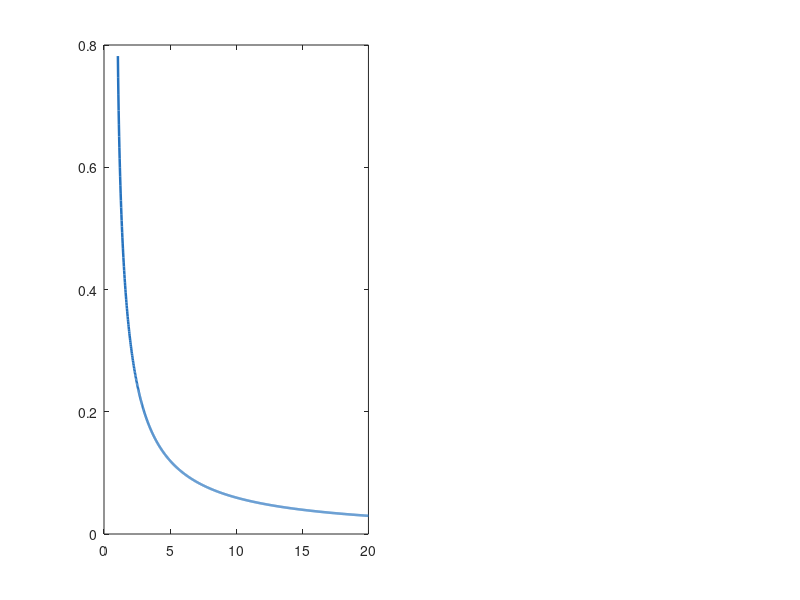

Source code (MATLAB): (Note: this script raises an error after producing the figure.)
%% EROSIVE BURNING ANALYSIS - UNIFIED CODE
%
% Erosive-burning regime analysis for the BATES motor.

% STRUCTURE:
%   Sec. 0  - Input data (single definition)
%   Sec. 1  - Port geometry and area-Mach curve
%   Sec. 2  - Rogers diagnostics (velocity-based + mass flux-based)
%   Sec. 3  - Parametric study Ap/Ath (transition thresholds)
%   Sec. 4  - Figures

% REFERENCES:
%   [1] Rogers, C.E. (2005) - "Erosive Burning Design Criteria for High
%       Power and Experimental/Amateur Rocket Motors"
%       High Power Rocketry Magazine, January 2005.
%   [2] Sutton, G.P. & Biblarz, O. (2017) - "Rocket Propulsion Elements"
%       9th Edition, Wiley. Ch. 13.
%   [3] Anderson, J.D. (2003) - "Modern Compressible Flow", 3rd Ed.,
%       McGraw-Hill. Ch. 5 (isentropic area-Mach relation).
%   [4] Lenoir & Robillard (1957), Proc. 6th IAC, pp. 663-672.
%   [5] Barrere et al. (1960), Rocket Propulsion, Elsevier.
% =========================================================================

clc; close all;
fprintf('============================================================\n');
fprintf('   EROSIVE BURNING ANALYSIS - AP/HTPB BATES MOTOR\n');
fprintf('============================================================\n\n');

% --- Figure styling: light background, dark text (matching design.m) ---
set(0, 'DefaultFigureColor',    [0.97 0.97 0.97], ...  % figure background: near-white
       'DefaultAxesColor',      [1.00 1.00 1.00], ...  % axes background: white
       'DefaultAxesXColor',     [0.15 0.15 0.15], ...  % X tick/label: dark grey
       'DefaultAxesYColor',     [0.15 0.15 0.15], ...  % Y tick/label: dark grey
       'DefaultAxesZColor',     [0.15 0.15 0.15], ...  % Z tick/label
       'DefaultAxesGridColor',  [0.15 0.15 0.15], ...  % grid lines
       'DefaultTextColor',      [0.15 0.15 0.15]);     % all text objects

%% =========================================================================
% SECTION 0 - INPUT DATA
%
% Source: BATES optimization output and Vieille fit (see design report)
% =========================================================================

% --- Vieille law: r = a * Pc^n  [mm/s, bar] ---
a_vieille  = 1.617743;      % [mm/s / bar^n]  - experimental fit
n_vieille  = 0.381551;      % [-]             - pressure exponent

% --- Non-aluminized AP/HTPB propellant ---
rho_prop   = 1685.22;       % [kg/m^3]  - propellant density
gamma_core = 1.1640;        % [-]       - specific heat ratio
                             %             (CEA, AP/HTPB, Pc=65 bar)

% --- Operating conditions ---
Pc_bar     = 65.0;          % [bar]     - chamber pressure (design target)

% --- Grain geometry (best design, N=1 BATES segment) ---
d_port     = 0.4738;        % [m]       - initial port diameter
L_grain    = 1.5441;        % [m]       - grain length
A_b0       = 2.298;        % [m^2]     - initial burning area

% --- Nozzle geometry ---
A_t        = 0.010306;      % [m^2]     - throat area

% --- Lenoir-Robillard constant ---
% Imperial: k = 0.0288 [in/s / (lb/s/in^2)^0.8]  (Barrere 1960 [5])
% SI conversion: k_SI = k_imp * 0.0254 / (703.07)^0.8
k_LR_imp   = 0.0288;
conv_G     = 703.07;                                    % [kg/m^2/s per lb/s/in^2]
k_LR       = k_LR_imp * 0.0254 / conv_G^0.8;           % [m/s / (kg/m^2/s)^0.8]

% --- Rogers thresholds [1], Table 1 (velocity-based) ---
Ma_threshold_nonerr = 0.50;   % [-]  non-erosive
Ma_threshold_maxerr = 0.70;   % [-]  max erosivity

% --- Rogers thresholds [1] at Pc = 65 bar (mass flux-based), as reported
%     in the design report (Erosive Burning Analysis section):
%       non-erosive:              G <= 703  kg/(m^2/s)
%       max recommended erosivity: G ~= 1757 kg/(m^2/s)
Pc_psia        = Pc_bar * 14.5038;    % [psia]  - for reporting only
G_thr_low_SI   = 703.0;               % [kg/m^2/s]  non-erosive limit
G_thr_hi_SI    = 1757.0;              % [kg/m^2/s]  max recommended erosivity

% --- Plot colors (unified palette) ---
col_blue   = [0.15 0.45 0.75];
col_green  = [0.10 0.65 0.10];
col_orange = [0.90 0.45 0.00];
col_red    = [0.85 0.15 0.15];
col_gray   = [0.50 0.50 0.50];

fprintf('--- SECTION 0: INPUT DATA ---\n');
fprintf('  Vieille:  a = %.6f [mm/s / bar^n],  n = %.6f [-]\n', a_vieille, n_vieille);
fprintf('  rho_prop  = %.2f kg/m^3\n',   rho_prop);
fprintf('  gamma     = %.4f [-]\n',       gamma_core);
fprintf('  Pc        = %.1f bar\n',       Pc_bar);
fprintf('  d_port    = %.4f m\n',         d_port);
fprintf('  L_grain   = %.4f m\n',         L_grain);
fprintf('  A_b0      = %.4f m^2\n',       A_b0);
fprintf('  A_t       = %.6f m^2\n',       A_t);
fprintf('  k_LR (SI) = %.6e m/s/(kg/m^2/s)^0.8\n\n', k_LR);


%% =========================================================================
% SECTION 1 - PORT GEOMETRY AND AREA-MACH CURVE
%
% Isentropic area-Mach relation (subsonic flow) [3]:
%   Ap/At = (1/Ma)*[(2/(g+1))*(1+(g-1)/2*Ma^2)]^((g+1)/(2(g-1)))
%
% The core Mach number is maximum at the aft end: worst case for
% erosive burning. Numerical inversion over a fine grid (200k points).
% =========================================================================

r_port       = d_port / 2;
A_port       = pi * r_port^2;
ratio_Ap_Ath = A_port / A_t;

% Area-Mach curve (inversion grid)
Ma_vec  = linspace(0.001, 0.999, 200000);
exp_val = (gamma_core + 1) / (2 * (gamma_core - 1));
rhs_AM  = (1 ./ Ma_vec) .* ...
          ((2/(gamma_core+1)) .* ...
          (1 + (gamma_core-1)/2 .* Ma_vec.^2)).^exp_val;

[~, idx_Ma] = min(abs(rhs_AM - ratio_Ap_Ath));
Ma_core     = Ma_vec(idx_Ma);

fprintf('--- SECTION 1: PORT GEOMETRY AND CORE MACH NUMBER ---\n');
fprintf('  Port diameter   d0    = %.4f m\n',     d_port);
fprintf('  Port area       Ap    = %.6f m^2\n',   A_port);
fprintf('  Throat area     At    = %.6f m^2\n',   A_t);
fprintf('  Ap / At               = %.4f [-]\n',   ratio_Ap_Ath);
fprintf('  Core Mach (aft end)   = %.6f [-]\n\n', Ma_core);

%% =========================================================================
% SECTION 2 - ROGERS DIAGNOSTICS
%
% 2a) Velocity-based criterion: Ma_core vs thresholds [1]
% 2b) Mass flux-based criterion: G vs thresholds [1]
%
% Burn rate and mass flow at ignition (no erosion):
%   rb0 = a * Pc^n  [mm/s -> m/s]
%   m_dot = rho_prop * rb0 * A_b0
%   G = m_dot / A_port  [kg/m^2/s]
% =========================================================================

rb0_ms    = 7.9548 / 1000;   % [m/s]
m_dot_ign = rho_prop * rb0_ms * A_b0;               % [kg/s]
G_design  = m_dot_ign / A_port;                      % [kg/m^2/s]

fprintf('--- SECTION 2a: ROGERS CRITERION - VELOCITY-BASED ---\n');
fprintf('  Non-erosive:    Ma <= %.2f\n',   Ma_threshold_nonerr);
fprintf('  Max erosivity:  Ma  = %.2f\n',   Ma_threshold_maxerr);
fprintf('  Current design: Ma  = %.6f\n',   Ma_core);
if Ma_core <= Ma_threshold_nonerr
    fprintf('  >> REGIME: NON-EROSIVE (velocity-based)\n\n');
elseif Ma_core <= Ma_threshold_maxerr
    fprintf('  >> REGIME: MODERATE EROSIVITY (velocity-based)\n\n');
else
    fprintf('  >> WARNING: BEYOND MAX RECOMMENDED EROSIVITY\n\n');
end

fprintf('--- SECTION 2b: ROGERS CRITERION - MASS FLUX-BASED ---\n');
fprintf('  rb0 (Pc=%.0f bar)     = %.4f mm/s  = %.6e m/s\n', Pc_bar, rb0_ms*1000, rb0_ms);
fprintf('  m_dot (ignition)     = %.4f kg/s\n',   m_dot_ign);
fprintf('  G design (aft end)   = %.4f kg/m^2/s\n', G_design);
fprintf('  Rogers thresholds (Pc = %.0f psia = %.0f bar):\n', Pc_psia, Pc_bar);
fprintf('    Non-erosive:     G <= %.2f kg/m^2/s\n', G_thr_low_SI);
fprintf('    Max erosivity:   G  = %.2f kg/m^2/s\n', G_thr_hi_SI);
if G_design <= G_thr_low_SI
    fprintf('  >> REGIME: NON-EROSIVE (mass flux-based)\n\n');
elseif G_design <= G_thr_hi_SI
    fprintf('  >> REGIME: MODERATE EROSIVITY (mass flux-based)\n\n');
else
    fprintf('  >> WARNING: BEYOND MAX RECOMMENDED EROSIVITY\n\n');
end

fprintf('=== DIAGNOSTIC SUMMARY ===\n');
fprintf('  Ap/At = %.2f >> 1.36   |  Ma = %.4f << %.2f\n', ...
        ratio_Ap_Ath, Ma_core, Ma_threshold_nonerr);
fprintf('  G     = %.2f << %.2f kg/m^2/s\n', G_design, G_thr_low_SI);
fprintf('  CONCLUSION: the design is largely NON-EROSIVE.\n');
fprintf('============================================================\n\n');

%% =========================================================================
% SECTION 3 - PARAMETRIC STUDY: Ap/At vs EROSIVE REGIME
%
% Vary Ap/At from 1.05 to 20 keeping constant:
%   - aft-end mass flow m_dot_ign (same rb and Ab0)
%   - throat area A_t
% For each value, Ma_core and G are computed and compared with the
% Rogers thresholds.
%
% Goal: identify the geometric threshold below which the design would
% enter the erosive regime and quantify the current margin.
% =========================================================================

fprintf('--- SECTION 3: PARAMETRIC STUDY Ap/At ---\n\n');

N_param   = 1000;
ratio_vec = linspace(1.05, 20, N_param);
Ma_param  = zeros(1, N_param);
G_param   = zeros(1, N_param);       % directly in SI [kg/m^2/s]

for ii = 1:N_param
    % Mach from the area-Mach curve
    [~, idx_i]   = min(abs(rhs_AM - ratio_vec(ii)));
    Ma_param(ii) = Ma_vec(idx_i);

    % Corresponding port area (constant A_t)
    A_port_i = ratio_vec(ii) * A_t;

    % Mass flux in SI [kg/m^2/s]
    G_param(ii) = m_dot_ign / A_port_i;
end

% Regime transition thresholds
idx_G_nonerr  = find(G_param  <= G_thr_low_SI,         1, 'first');
idx_G_maxerr  = find(G_param  <= G_thr_hi_SI,          1, 'first');
idx_Ma_nonerr = find(Ma_param <= Ma_threshold_nonerr,   1, 'first');

fprintf('  Transition thresholds:\n');
if ~isempty(idx_G_nonerr)
    fprintf('  [G]  Non-erosive for Ap/At >= %.3f  (G <= %.2f kg/m^2/s)\n', ...
        ratio_vec(idx_G_nonerr), G_thr_low_SI);
end
if ~isempty(idx_G_maxerr)
    fprintf('  [G]  Below max erosivity for Ap/At >= %.3f  (G <= %.2f kg/m^2/s)\n', ...
        ratio_vec(idx_G_maxerr), G_thr_hi_SI);
end
if ~isempty(idx_Ma_nonerr)
    fprintf('  [Ma] Non-erosive for Ap/At >= %.3f  (Ma <= %.2f)\n\n', ...
        ratio_vec(idx_Ma_nonerr), Ma_threshold_nonerr);
end

%% =========================================================================
% SECTION 4 - FIGURES
%
% FIGURE 1: Parametric diagnostics (2 subplots)
%   (a) Ma_core vs Ap/At
%   (b) G vs Ap/At  [kg/m^2/s]
% =========================================================================


% ===================== FIGURE 1 =====================
fig = figure('Name', 'Fig.1 - Parametric Study', ...
       'NumberTitle', 'off', 'Position', [80 200 1200 480]);

% --- Subplot (a): Ma_core vs Ap/At ---
subplot(1, 2, 1);
plot(ratio_vec, Ma_param, '-', 'Color', col_blue, 'LineWidth', 1.8);
hold on;
yline(Ma_threshold_nonerr, '--', 'Color', col_green, 'LineWidth', 1.4, ...
      'DisplayName', sprintf('Non-erosive (Ma = %.2f)', Ma_threshold_nonerr));
yline(Ma_threshold_maxerr, '--', 'Color', col_red, 'LineWidth', 1.4, ...
      'DisplayName', sprintf('Max erosivity (Ma = %.2f)', Ma_threshold_maxerr));
xline(ratio_Ap_Ath, ':', 'Color', col_gray, 'LineWidth', 1.3, ...
      'DisplayName', sprintf('Design A_p/A_t = %.2f', ratio_Ap_Ath));
scatter(ratio_Ap_Ath, Ma_core, 70, col_red, 'filled', ...
        'DisplayName', sprintf('Design: Ma = %.4f', Ma_core));
hold off;
xlabel('A_p / A_t  [-]', 'FontSize', 11);
ylabel('Ma_{core}  [-]', 'FontSize', 11);
title('(a) Velocity-based criterion: Ma_{core} vs A_p/A_t', 'FontSize', 11);
legend('Location', 'northeast', 'FontSize', 8);
grid on;
ylim([0, max(Ma_param)*1.15]);
xlim([ratio_vec(1), ratio_vec(end)]);

% --- Subplot (b): G vs Ap/At [kg/m^2/s] ---
subplot(1, 2, 2);
plot(ratio_vec, G_param, '-', 'Color', col_blue, 'LineWidth', 1.8);
hold on;
yline(G_thr_low_SI, '--', 'Color', col_green, 'LineWidth', 1.4, ...
      'DisplayName', sprintf('Non-erosive (G = %.1f kg/m^2/s)', G_thr_low_SI));
yline(G_thr_hi_SI, '--', 'Color', col_red, 'LineWidth', 1.4, ...
      'DisplayName', sprintf('Max erosivity (G = %.1f kg/m^2/s)', G_thr_hi_SI));
xline(ratio_Ap_Ath, ':', 'Color', col_gray, 'LineWidth', 1.3, ...
      'DisplayName', sprintf('Design A_p/A_t = %.2f', ratio_Ap_Ath));
scatter(ratio_Ap_Ath, G_design, 70, col_red, 'filled', ...
        'DisplayName', sprintf('Design: G = %.2f kg/m^2/s', G_design));
hold off;
xlabel('A_p / A_t  [-]', 'FontSize', 11);
ylabel('Mass flux  G  [kg/m^2/s]', 'FontSize', 11);
title('(b) Mass flux-based criterion: G vs A_p/A_t', 'FontSize', 11);
legend('Location', 'northeast', 'FontSize', 8);
grid on;
ylim([0, max(G_param)*1.15]);
xlim([ratio_vec(1), ratio_vec(end)]);

sgtitle(sprintf('Parametric Study - Rogers Criteria (Pc = %.0f bar)', Pc_bar), ...
        'FontSize', 13, 'FontWeight', 'bold');

% --- Save figure ----------------------------------------------------------
results_dir = fullfile(fileparts(mfilename('fullpath')), 'results');
if ~exist(results_dir, 'dir')
    mkdir(results_dir);
end
fig_path = fullfile(results_dir, 'erosive_burning_parametric.png');
set(fig, 'Color', 'w');
exportgraphics(fig, fig_path, 'Resolution', 200, 'BackgroundColor', 'white');
fprintf('Figure saved: %s\n', fig_path);
